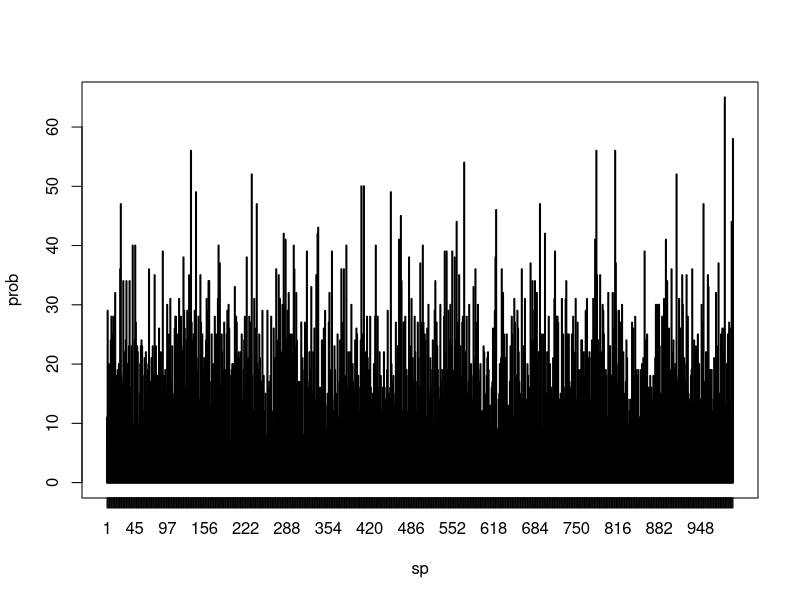
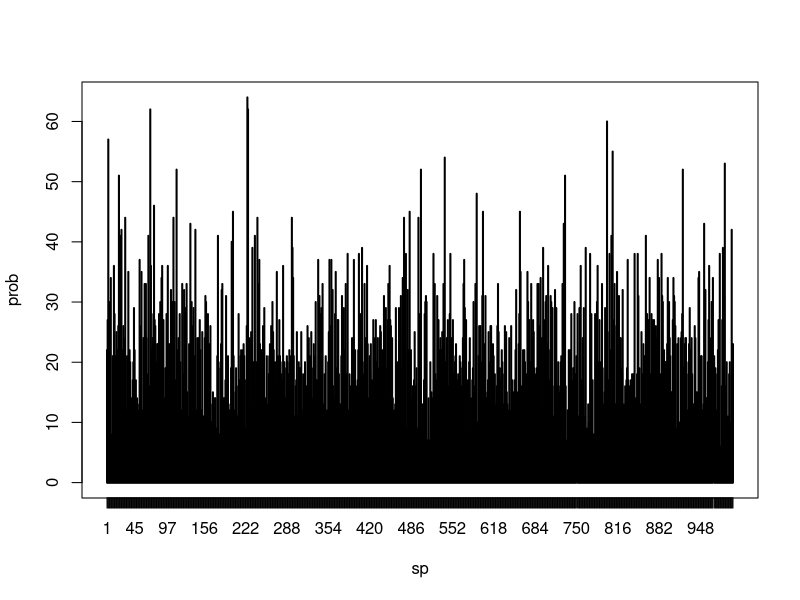

Recreate these plots in R, in order.
library(igraph)
library(matrixStats)

# (a) Directed graph n PageRank Simulation with a damping parameter d = 0.15
n <- 1000
p <- 1/100
g <- erdos.renyi.game(n, p, type=c("gnp"), directed=TRUE)

d <- c(0.85, 0.15)
jump <- c(0, 1)
t <- 20
n_walkers <- 1000
sp <- matrix(0, nrow = t, ncol=n_walkers)
for (j in 1:n_walkers)
{
  if (j%%20 == 0)
  {
    print(j)
  }
  node_next <- sample(n, 1)
  sp[1, j] <- node_next
  for (i in 1:t-1)
  {
    jump_param <- sample(jump, 1, prob=d)
    if (jump_param==0)
    {
      neig_next <- neighbors(g, node_next, mode='out')
      if (length(neig_next) == 1) # if # of neighbor = 1, assign to next
      {
        node_next <- neig_next
      }
      else if(length(neig_next) == 0){} # if there is no neighbor do nothing
      else # if # of neighbor > 1
      {
        deg_neig <- degree(g, neig_next)
        node_next <-  sample(neig_next, 1, prob=deg_neig/sum(deg_neig), replace=TRUE)
      }
    }
    else
    {
      # Question: random jump also /deg? Probably not
      node_next <- sample(n, 1)
    }
    sp[i+1, j] <- node_next # Store node degree value
  }
}
prob <- table(sp)
plot(prob)
cor(cbind(prob)[1:100], cbind(degree(g, mode='in'))[1:100])

# png(filename="E:/OneDrive/Github/R/232E_All/hw2/hw2p4a1.png")
# plot(prob, xlab=expression(italic('n')), ylab = "Frequency")
# dev.off()

# (b) Jump according to their degree

n <- 1000
p <- 1/100
g <- erdos.renyi.game(n, p, type=c("gnp"), directed=TRUE)
dis <- degree(g)/sum(degree(g))

d <- c(0.85, 0.15)
jump <- c(0, 1)
t <- 20
n_walkers <- 1000
sp <- matrix(0, nrow = t, ncol=n_walkers)
for (j in 1:n_walkers)
{
  if (j%%20 == 0)
  {
    print(j)
  }
  node_next <- sample(n, 1)
  sp[1, j] <- node_next
  for (i in 1:t-1)
  {
    jump_param <- sample(jump, 1, prob=d)
    if (jump_param==0)
    {
      neig_next <- neighbors(g, node_next, mode='out')
      if (length(neig_next) == 1) # if # of neighbor = 1, assign to next
      {
        node_next <- neig_next
      }
      else if(length(neig_next) == 0){} # if there is no neighbor do nothing
      else # if # of neighbor > 1
      {
        deg_neig <- degree(g, neig_next)
        node_next <-  sample(neig_next, 1, prob=deg_neig/sum(deg_neig), replace=TRUE)
      }
    }
    else
    {
      # Jump according to distribution
      node_next <- sample(n, 1, prob=dis)
    }
    sp[i+1, j] <- node_next # Store node degree value
  }
}
prob <- table(sp)
plot(prob)
cor(cbind(prob)[1:100], cbind(degree(g, mode='in'))[1:100])

# png(filename="E:/OneDrive/Github/R/232E_All/hw2/hw2p4b1.png")
# plot(prob, xlab=expression(italic('n')), ylab = "Frequency")
# dev.off()
# (c) 